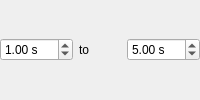
                       <widget class="QWidget" name="widget_5" native="true">
                        <layout class="QHBoxLayout" name="horizontalLayout_6">
                         <property name="leftMargin">
                          <number>0</number>
                         </property>
                         <property name="topMargin">
                          <number>0</number>
                         </property>
                         <property name="rightMargin">
                          <number>0</number>
                         </property>
                         <property name="bottomMargin">
                          <number>0</number>
                         </property>
                         <item>
                          <widget class="QDoubleSpinBox" name="spinOnDurationMin">
                           <property name="suffix">
                            <string> s</string>
                           </property>
                           <property name="maximum">
                            <double>999.990000000000009</double>
                           </property>
                           <property name="value">
                            <double>1.000000000000000</double>
                           </property>
                          </widget>
                         </item>
                         <item>
                          <widget class="QLabel" name="label_39">
                           <property name="text">
                            <string>to</string>
                           </property>
                          </widget>
                         </item>
                         <item>
                          <widget class="QDoubleSpinBox" name="spinOnDurationMax">
                           <property name="suffix">
                            <string> s</string>
                           </property>
                           <property name="maximum">
                            <double>999.990000000000009</double>
                           </property>
                           <property name="value">
                            <double>5.000000000000000</double>
                           </property>
                          </widget>
                         </item>
                        </layout>
                       </widget>
